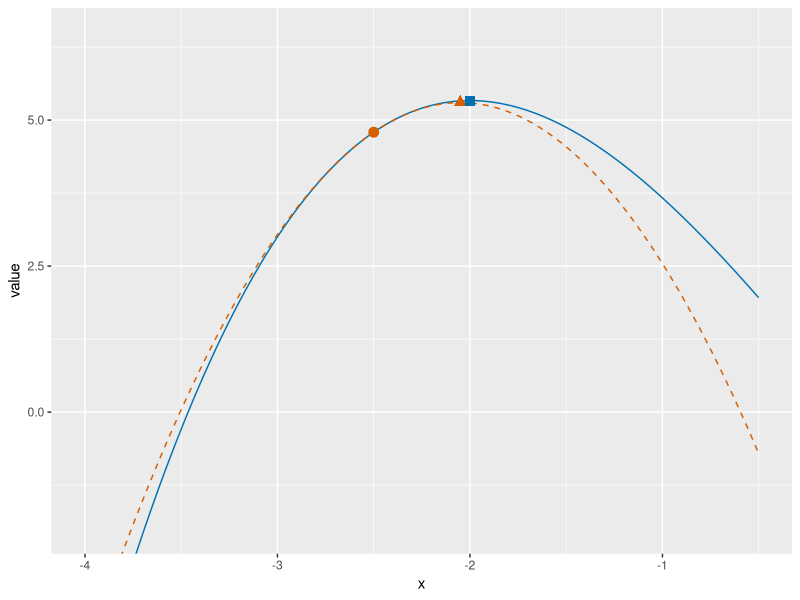

Reproduce this figure in R.
## ---- chunk 1
#| label: newton-maximum-r
#| fig-alt: >-
#|   Plot of the cubic f of x equals x cubed over 3 minus 4 x for x from -4
#|   to -0.5, in blue, with a local maximum at x equal to -2, marked by a
#|   blue square. A dashed vermilion parabola opening downward is the
#|   quadratic approximation at the start -2.5. It touches the cubic at -2.5 and has
#|   its highest point at -2.05, marked by a vermilion triangle. A vermilion
#|   circle marks the start -2.5.
#| fig-height: 4
#| fig-width: 6
nx_x_nx <- seq(-4, -0.5, length.out = 301)
nx_f_nx <- nx_x_nx^3 / 3 - 4 * nx_x_nx
nx_f0_nx <- (-2.5)^3 / 3 - 4 * (-2.5)
nx_dx_nx <- nx_x_nx + 2.5
nx_q_nx <- nx_f0_nx + 2.25 * nx_dx_nx - 2.5 * nx_dx_nx^2
nx_dstep_nx <- -2.05 + 2.5
nx_q_step_nx <- nx_f0_nx + 2.25 * nx_dstep_nx - 2.5 * nx_dstep_nx^2
nx_f_max_nx <- (-2)^3 / 3 - 4 * (-2)
nx_curve_nx <- tibble::tibble(x = nx_x_nx, y = nx_f_nx)
nx_model_nx <- tibble::tibble(x = nx_x_nx, y = nx_q_nx)
nx_start_nx <- tibble::tibble(x = -2.5, y = nx_f0_nx)
nx_step_nx <- tibble::tibble(x = -2.05, y = nx_q_step_nx)
nx_max_nx <- tibble::tibble(x = -2, y = nx_f_max_nx)
nx_aes_nx <- ggplot2::aes(x, y)
nx_ylim_nx <- c(-2, 6.5)
nx_curve_nx |>
  ggplot2::ggplot() +
  nx_aes_nx +
  ggplot2::geom_line(colour = "#0072B2") +
  ggplot2::geom_line(
    data = nx_model_nx, colour = "#D55E00", linetype = "dashed"
  ) +
  ggplot2::geom_point(data = nx_start_nx, colour = "#D55E00", size = 3) +
  ggplot2::geom_point(
    data = nx_step_nx, colour = "#D55E00", size = 3, shape = 17
  ) +
  ggplot2::geom_point(
    data = nx_max_nx, colour = "#0072B2", size = 3, shape = 15
  ) +
  ggplot2::coord_cartesian(ylim = nx_ylim_nx) +
  ggplot2::labs(x = "x", y = "value")
